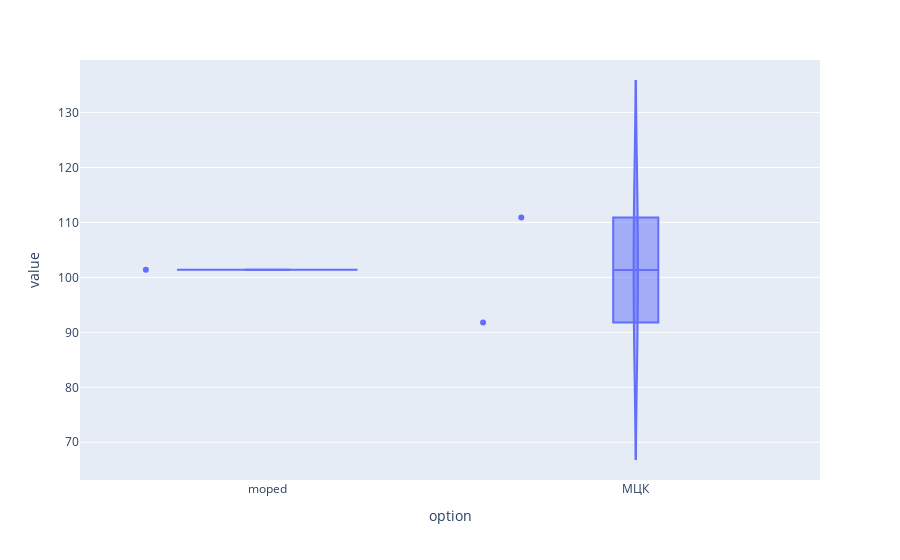

Source (notebook cell):
### Code cell
fig = px.violin(time_total_commute.history, y="value", x="option", box=True, points="all",
          hover_data=time_total_commute.history.columns)
fig.show()

### Figure 1 — Plotly figure (JSON) as saved in the notebook; plotly's stock layout.template omitted (floating-point values rounded to 4 significant figures)
{"data": [{"alignmentgroup": "True", "box": {"visible": true}, "hovertemplate": "option=%{x}<br>value=%{y}<extra></extra>", "legendgroup": "", "marker": {"color": "#636efa"}, "name": "", "offsetgroup": "", "orientation": "v", "points": "all", "scalegroup": "True", "showlegend": false, "type": "violin", "x": ["moped", "МЦК", "МЦК"], "x0": " ", "xaxis": "x", "y": [101.4, 110.9, 91.82], "y0": " ", "yaxis": "y"}], "layout": {"legend": {"tracegroupgap": 0}, "margin": {"t": 60}, "violinmode": "group", "xaxis": {"anchor": "y", "domain": [0, 1], "title": {"text": "option"}}, "yaxis": {"anchor": "x", "domain": [0, 1], "title": {"text": "value"}}}}
